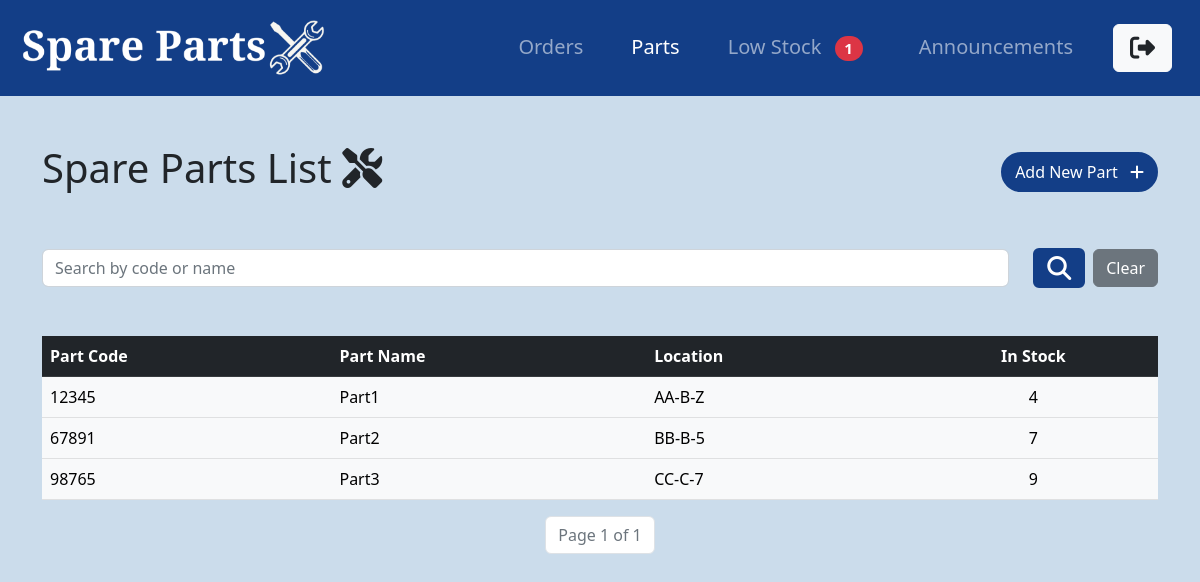
The page /parts/list/ (signed in) on the database its author committed.
### parts/models.py (models this page shows, shortened)
class Part(models.Model):
    code = models.CharField(max_length=50, unique=True)
    name = models.CharField(max_length=100)
    num_in_stock = models.PositiveIntegerField(default=0)
    low_stock_warning = models.PositiveIntegerField(default=0)
    location = models.CharField(max_length=10, help_text="Format: AB-A-5")

### parts/views.py (the view)
# urls.py: path('list/', PartListView.as_view(), name='parts-list'),
class PartListView(LoginRequiredMixin, ListView):
    model = Part
    context_object_name = 'parts'
    ordering = ['code']
    paginate_by = 15
    def get_queryset(self):
        queryset = super().get_queryset()
        search_value = self.request.GET.get('searchVal', '')
        if search_value:
            queryset = queryset.filter(Q(code__icontains=search_value) | Q(name__icontains=search_value))
        return queryset
    def get_context_data(self, **kwargs):
        context = super().get_context_data(**kwargs)
        context['search_value'] = self.request.GET.get('searchVal', '')
        return context

### parts/context_processors.py (called while the page is built)
def low_stock_count(request):
    count = Part.objects.filter(num_in_stock__lte=F('low_stock_warning')).count()
    return {'low_stock_count': count}

### parts/templates/parts/part_list.html (shortened to what this page needs)
{% extends "parts/base.html" %}
{% block content %}
    <div class="d-flex flex-column flex-md-row justify-content-between align-items-start align-items-md-center my-5">
        <h1>Spare Parts List <i class="fa-solid fa-screwdriver-wrench"></i></h1>
        {% if user.profile.user_group == 'store_manager' %}
            <a href="{% url 'part-create' %}" class="btn btn-light-bg rounded-pill mt-2 mt-md-0">Add New Part <i class="fa-solid fa-plus ms-2"></i></a>
        {% endif %}
    </div>
    <form method="get" class="mb-5">
        <div class="form-group d-flex justify-content-between align-items-center">
            <input type="text" name="searchVal" class="form-control me-4 input" placeholder="Search by code or name" value="{{ search_value }}">
            <button type="submit" class="btn btn-light-bg me-2"><i class="fa-solid fa-magnifying-glass fa-xl"></i></button>
            <a href="{% url 'parts-list' %}" class="btn btn-secondary">Clear</a>
        </div>
    </form>
    <table class="table table-light table-hover parts">
        <thead class="table-dark">
            <tr>
                <th>Part Code</th>
                <th>Part Name</th>
                {% if user.profile.user_group == 'store_manager' %}
                    <th>Location</th>
                {% endif %}
                <th class="text-center">In Stock</th>
            </tr>
        </thead>
        <tbody>
            {% if parts %}
                {% for part in parts %}
                    <tr data-href="{% url 'part-detail' part.id %}" class="part-detail-link">
                        <td>{{ part.code }}</td>
                        <td>{{ part.name }}</td>
                        {% if user.profile.user_group == 'store_manager' %}
                            <td>{{ part.location }}</td>
                        {% endif %}
                        <td class="text-center">{{ part.num_in_stock }}</td>
                    </tr>
                {% endfor %}
            {% else %}
                <tr>
                    <td colspan="3">No parts found...</td>
                </tr>
            {% endif %}
        </tbody>
    </table>
    <nav aria-label="Parts pagination" class="mb-5">
        <ul class="pagination justify-content-center">
            <li class="page-item disabled">
                <span class="page-link">Page {{ page_obj.number }} of {{ page_obj.paginator.num_pages }}</span>
            </li>
        </ul>
    </nav>
{% endblock content %}

### static/css/style.css (style rules this page uses)
body { font-size: 1em; background-color: #CBDCEB; }
.btn { font-size: 0.9em; }
.btn-light-bg { background-color: #133E87; color: #ffffff; border: 2px solid #133E87; }
.input, .myOrders, .parts, .basket { font-size: 0.8em; }
.part-detail-link, .part-detail-ls-link { cursor: pointer; }
@media (min-width: 600px) { .input, .myOrders, .parts, .basket { font-size: 1em; } }
@media (min-width: 600px) { .btn { font-size: 1em; } }

### rows shown on the page
Part: code "12345", name "Part1", location "AA-B-Z", num_in_stock "4"
Part: code "67891", name "Part2", location "BB-B-5", num_in_stock "7"
Part: code "98765", name "Part3", location "CC-C-7", num_in_stock "9"

### other values the page prints
{{ low_stock_count }} "1"
{{ page_obj.number }} "1"
{{ page_obj.paginator.num_pages }} "1"
